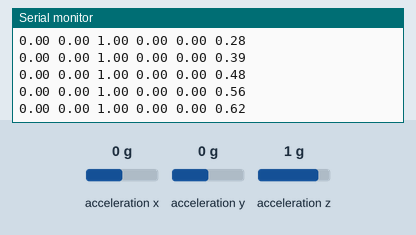
The sketch below on a simulated Arduino Uno, built with avr-gcc and run on an emulated ATmega328P. Shown: the last lines printed to the serial monitor. Wiring (inferred from the names in the program): ADXL345 accelerometer at I2C address 0x53. The test bench sets the inputs (shaded band); at power-on: acceleration x 0 g, acceleration y 0 g, acceleration z 1 g.

Above: at 1.2 s.
1.3 s: acceleration x set to -1.4 g
At 1.38 s:
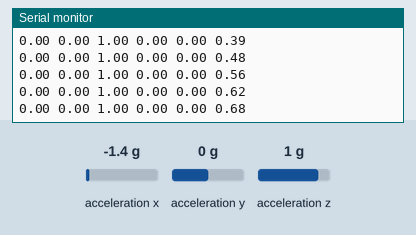
2.8 s: acceleration y set to -1.4 g
At 2.8 s:
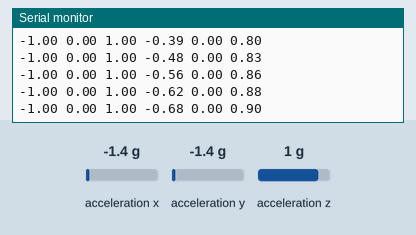
4.3 s: acceleration z set to -1.4 g
At 4.43 s:
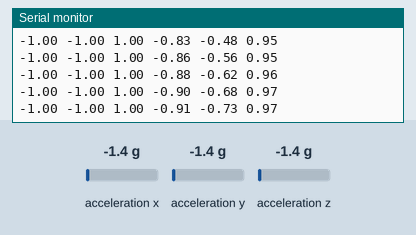
Timing chart, 0 to 7.3 s (numbered marks = the images above; inputs shaded):
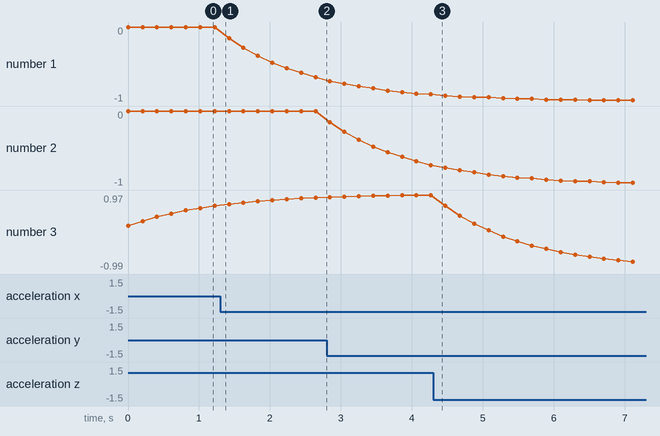

The sketch:

server.ino
```cpp
#include <Wire.h>
int ADXL345 = 0x53;
float X, Y, Z;
float X1, Y1, Z1;

void setup() {
  Serial.begin(9600);
  Wire.begin();
  Wire.beginTransmission(ADXL345);
  Wire.write(0x2D);
  Wire.write(8);
  Wire.endTransmission();
}

void loop() {
  Wire.beginTransmission(ADXL345);
  Wire.write(0x32);
  Wire.endTransmission(false);
  Wire.requestFrom(ADXL345, 6, true);

  X1 = ( Wire.read() | Wire.read() << 8) / 256;
  Y1 = ( Wire.read() | Wire.read() << 8) / 256;
  Z1 = ( Wire.read() | Wire.read() << 8) / 256;

  X = (X1*0.15) + (X*0.85);
  Y = (Y1*0.15) + (Y*0.85);
  Z = (Z1*0.15) + (Z*0.85);

  // Unfiltered:
  //Serial.print("Unfiltered: ");
  Serial.print(X1);
  Serial.print(" ");
  Serial.print(Y1);
  Serial.print(" ");
  Serial.print(Z1);
  Serial.print(" ");
  // Filtered:
  //Serial.print("Filtered: ");
  Serial.print(X);
  Serial.print(" ");
  Serial.print(Y);
  Serial.print(" ");
  Serial.println(Z);
  delay(200);
}
```

Measured:
- plotted number 1: 0 → -0.68 after the input at 1.3 s
